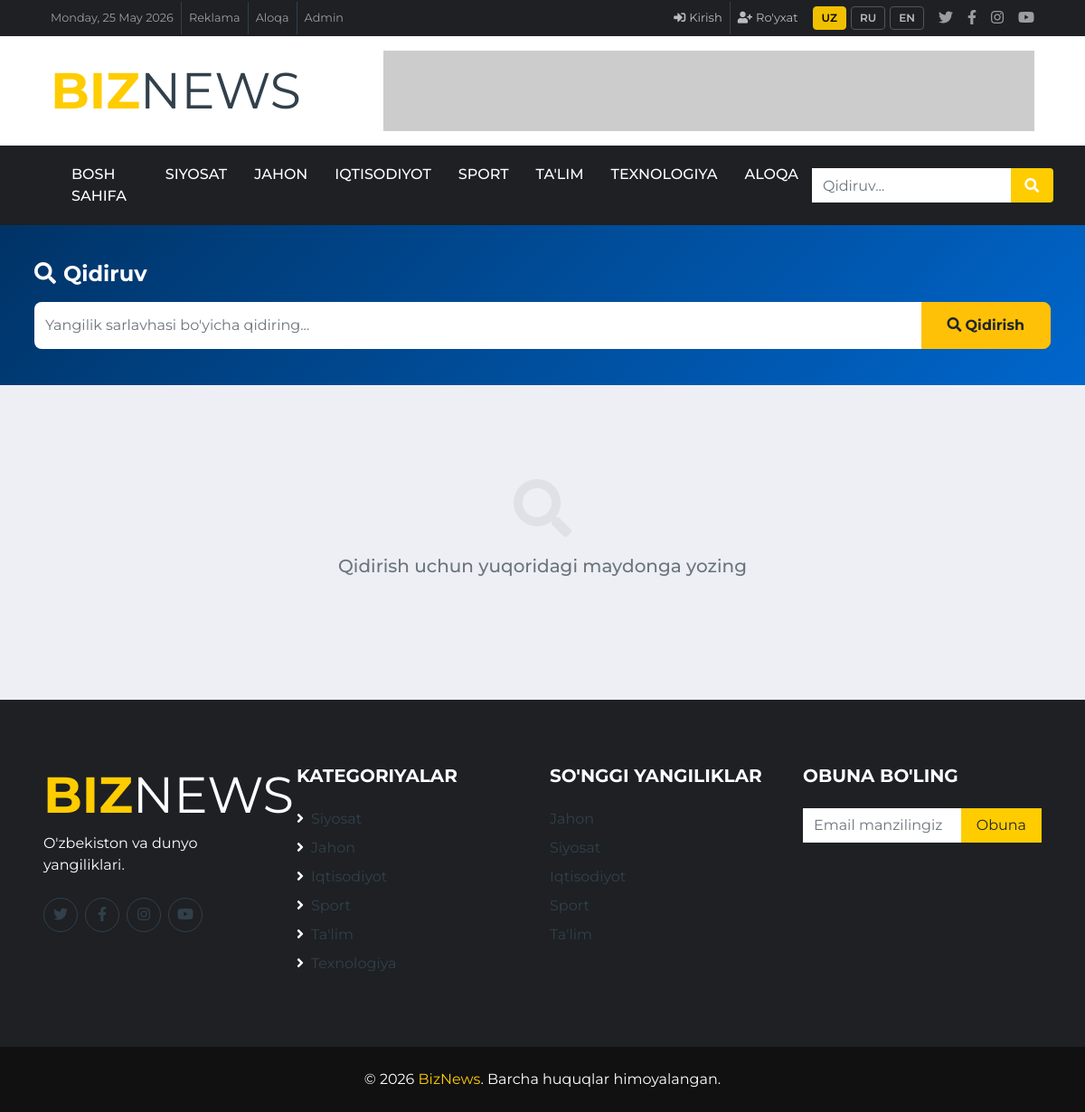
The app's page /search/ with its own data.
### app/models.py (models this page shows, shortened)
class Category(models.Model):
    name = models.CharField(max_length=100)
    slug = models.SlugField(unique=True)
    class Meta:
        verbose_name_plural = "Categories"

class News(models.Model):
    title      = models.CharField(max_length=300)
    slug       = models.SlugField(unique=True, blank=True)
    content    = models.TextField()
    category   = models.ForeignKey(Category, on_delete=models.CASCADE)
    image      = models.ImageField(upload_to='news/', blank=True, null=True)
    views      = models.IntegerField(default=0)
    is_breaking    = models.BooleanField(default=False)
    is_main_slider = models.BooleanField(default=False)
    created_at = models.DateTimeField(auto_now_add=True)

### app/views.py (the view)
# urls.py: path('search/',                  views.search,         name='search'),
def search(request):
    query   = request.GET.get('q', '').strip()
    results = News.objects.filter(title__icontains=query) if query else News.objects.none()
    ctx = base_ctx()
    ctx.update({'query': query, 'results': results, 'count': results.count()})
    return render(request, 'search.html', ctx)

### app/views.py (called while the page is built)
def base_ctx():
    return {
        'categories': Category.objects.all(),
        'latest_news': News.objects.all()[:5],
    }

### templates/search.html (shortened to what this page needs)
{% extends 'base.html' %}
{% load static %}
{% block content %}
<div class="search-hero">
    <div class="container">
        <h4 class="text-white font-weight-bold mb-3"><i class="fa fa-search mr-2"></i>Qidiruv</h4>
        <form method="get" action="{% url 'search' %}" class="search-form-wrap">
            <div class="input-group">
                <input type="text" name="q" value="{{ query }}"
                       class="form-control" placeholder="Yangilik sarlavhasi bo'yicha qidiring..."
                       autofocus autocomplete="off">
                <div class="input-group-append">
                    <button class="btn btn-warning font-weight-bold" type="submit">
                        <i class="fa fa-search mr-1"></i>Qidirish
                    </button>
                </div>
            </div>
        </form>
    </div>
</div>
<div class="container mt-4 mb-5">
    {% for news in results %}
    <div class="result-card">
        {% if news.image %}
        <img src="{{ news.image.url }}" alt="{{ news.title }}">
        {% else %}
        <div class="result-img-placeholder">
            <i class="fa fa-newspaper fa-2x text-muted"></i>
        </div>
        {% endif %}
        <div class="result-body">
            <div>
                <a class="badge badge-primary text-uppercase mb-1 d-inline-block"
                   href="{% url 'category_detail' news.category.slug %}">{{ news.category.name }}</a>
                <a href="{% url 'news_detail' news.pk %}" class="result-title d-block">
                    {{ news.title|truncatechars:90 }}
                </a>
            </div>
            <div class="text-muted" style="font-size:12px;">
                <i class="far fa-clock mr-1"></i>{{ news.created_at|date:"d M, Y" }}
                &nbsp;&bull;&nbsp;
                <i class="far fa-eye mr-1"></i>{{ news.views }} ko'rishlar
            </div>
        </div>
    </div>
    {% empty %}
    <div class="empty-state">
        <div><i class="fa fa-search"></i></div>
        {% if query %}
        <h5 class="text-muted">"{{ query }}" bo'yicha hech narsa topilmadi</h5>
        <p class="text-muted">Boshqa kalit so'z bilan urinib ko'ring</p>
        {% else %}
        <h5 class="text-muted">Qidirish uchun yuqoridagi maydonga yozing</h5>
        {% endif %}
    </div>
    {% endfor %}
</div>
{% endblock %}

### templates/base.html (shortened to what this page needs)
{% load static %}
<!DOCTYPE html>
<html lang="uz">
<head>
    <link href="https://cdnjs.cloudflare.com/ajax/libs/font-awesome/5.15.0/css/all.min.css" rel="stylesheet">
    <link href="https://stackpath.bootstrapcdn.com/bootstrap/4.4.1/css/bootstrap.min.css" rel="stylesheet">
    <link href="https://cdnjs.cloudflare.com/ajax/libs/OwlCarousel2/2.3.4/assets/owl.carousel.min.css" rel="stylesheet">
    <link href="https://cdnjs.cloudflare.com/ajax/libs/OwlCarousel2/2.3.4/assets/owl.theme.default.min.css" rel="stylesheet">
    <link href="{% static 'css/style.css' %}" rel="stylesheet">
</head>
<body>
<div class="container-fluid d-none d-lg-block">
    <div class="row align-items-center bg-dark px-lg-5">
        <div class="col-lg-7">
            <nav class="navbar navbar-expand-sm bg-dark p-0">
                <ul class="navbar-nav ml-n2">
                    <li class="nav-item border-right border-secondary">
                        <a class="nav-link text-body small" href="#">{% now "l, d F Y" %}</a>
                    </li>
                    <li class="nav-item border-right border-secondary">
                        <a class="nav-link text-body small" href="#">Reklama</a>
                    </li>
                    <li class="nav-item border-right border-secondary">
                        <a class="nav-link text-body small" href="{% url 'contact' %}">Aloqa</a>
                    </li>
                    <li class="nav-item">
                        <a class="nav-link text-body small" href="/admin/">Admin</a>
                    </li>
                </ul>
            </nav>
        </div>
        <div class="col-lg-5 text-right">
            <nav class="navbar navbar-expand-sm bg-dark p-0 justify-content-end">
                <ul class="navbar-nav mr-n2 align-items-center">
                    {% if user.is_authenticated %}
                    <li class="nav-item dropdown auth-dropdown mr-3">
                        <a class="nav-link auth-nav-link dropdown-toggle" href="#"
                            id="userDrop" data-toggle="dropdown">
                            <i class="fa fa-user-circle mr-1"></i><span translate="no">{{ user.username }}</span>
                        </a>
                        <div class="dropdown-menu dropdown-menu-right">
                            <div class="px-3 py-2 border-bottom">
                                <strong class="d-block">{{ user.get_full_name|default:user.username }}</strong>
                                <small class="text-muted">{{ user.email }}</small>
                            </div>
                            <a class="dropdown-item" href="{% url 'change_password' %}">
                                <i class="fa fa-key mr-2 text-warning"></i>Parol o'zgartirish
                            </a>
                            <div class="dropdown-divider"></div>
                            <a class="dropdown-item text-danger" href="{% url 'logout' %}">
                                <i class="fa fa-sign-out-alt mr-2"></i>Chiqish
                            </a>
                        </div>
                    </li>
                    {% else %}
                    <li class="nav-item border-right border-secondary">
                        <a class="nav-link auth-nav-link" href="{% url 'login' %}">
                            <i class="fa fa-sign-in-alt mr-1"></i>Kirish
                        </a>
                    </li>
                    <li class="nav-item mr-2">
                        <a class="nav-link auth-nav-link" href="{% url 'register' %}">
                            <i class="fa fa-user-plus mr-1"></i>Ro'yxat
                        </a>
                    </li>
                    {% endif %}
                    <li class="nav-item mr-2">
                        <div class="lang-switcher" translate="no">
                            <button class="lang-btn active" onclick="translateTo('uz', this)" translate="no">UZ</button>
                            <button class="lang-btn" onclick="translateTo('ru', this)" translate="no">RU</button>
                            <button class="lang-btn" onclick="translateTo('en', this)" translate="no">EN</button>
                        </div>
                    </li>
                    <li class="nav-item"><a class="nav-link text-body" href="#"><i class="fab fa-twitter"></i></a></li>
                    <li class="nav-item"><a class="nav-link text-body" href="#"><i class="fab fa-facebook-f"></i></a></li>
                    <li class="nav-item"><a class="nav-link text-body" href="#"><i class="fab fa-instagram"></i></a></li>
                    <li class="nav-item"><a class="nav-link text-body" href="#"><i class="fab fa-youtube"></i></a></li>
                </ul>
            </nav>
        </div>
    </div>
    <div class="row align-items-center bg-white py-3 px-lg-5">
        <div class="col-lg-4">
            <a href="{% url 'home' %}" class="navbar-brand p-0">
                <h1 class="m-0 display-4 text-uppercase text-primary" translate="no">Biz<span class="text-secondary font-weight-normal">News</span></h1>
            </a>
        </div>
        <div class="col-lg-8 text-right">
            <img class="img-fluid" src="https://via.placeholder.com/728x90?text=Reklama" alt="">
        </div>
    </div>
</div>
<div class="container-fluid p-0">
    <nav class="navbar navbar-expand-lg bg-dark navbar-dark py-2 py-lg-0 px-lg-5">
        <div class="collapse navbar-collapse justify-content-between px-lg-3" id="navbarCollapse">
            <div class="navbar-nav mr-auto py-0">
                <a href="{% url 'home' %}" class="nav-item nav-link {% if request.resolver_match.url_name == 'home' %}active{% endif %}">Bosh sahifa</a>
                {% for cat in categories %}
                <a href="{% url 'category_detail' cat.slug %}" class="nav-item nav-link">{{ cat.name }}</a>
                {% endfor %}
                <a href="{% url 'contact' %}" class="nav-item nav-link {% if request.resolver_match.url_name == 'contact' %}active{% endif %}">Aloqa</a>
            </div>
            <form method="get" action="{% url 'search' %}" class="input-group d-none d-lg-flex" style="width:280px;">
                <input type="text" name="q" value="{{ request.GET.q }}"
                       class="form-control border-0" placeholder="Qidiruv..." autocomplete="off">
                <div class="input-group-append">
                    <button class="input-group-text bg-primary text-white border-0 px-3" type="submit">
                        <i class="fa fa-search"></i>
                    </button>
                </div>
            </form>
        </div>
    </nav>
</div>
{% block content %}{% endblock %}
<div class="container-fluid bg-dark pt-5 px-sm-3 px-md-5 mt-5">
    <div class="row py-4">
        <div class="col-lg-3 col-md-6 mb-5">
            <a href="{% url 'home' %}">
               <h1 class="m-0 display-4 text-uppercase text-primary" translate="no">Biz<span class="text-white font-weight-normal">News</span></h1>
            </a>
            <p class="mt-2 text-white">O'zbekiston va dunyo yangiliklari.</p>
            <div class="d-flex mt-4">
                <a class="btn btn-outline-secondary rounded-circle text-center mr-2 px-0" style="width:38px;height:38px;" href="#"><i class="fab fa-twitter"></i></a>
                <a class="btn btn-outline-secondary rounded-circle text-center mr-2 px-0" style="width:38px;height:38px;" href="#"><i class="fab fa-facebook-f"></i></a>
                <a class="btn btn-outline-secondary rounded-circle text-center mr-2 px-0" style="width:38px;height:38px;" href="#"><i class="fab fa-instagram"></i></a>
                <a class="btn btn-outline-secondary rounded-circle text-center px-0" style="width:38px;height:38px;" href="#"><i class="fab fa-youtube"></i></a>
            </div>
        </div>
        <div class="col-lg-3 col-md-6 mb-5">
            <h5 class="text-white text-uppercase font-weight-bold mb-4">Kategoriyalar</h5>
            {% for cat in categories %}
            <a class="d-block text-secondary mb-2" href="{% url 'category_detail' cat.slug %}">
                <i class="fa fa-angle-right text-white mr-2"></i>{{ cat.name }}
            </a>
            {% endfor %}
        </div>
        <div class="col-lg-3 col-md-6 mb-5">
            <h5 class="text-white text-uppercase font-weight-bold mb-4">So'nggi yangiliklar</h5>
            {% for article in latest_news %}
            <a class="d-block text-secondary mb-2" href="{% url 'news_detail' article.pk %}">{{ article.title|truncatechars:50 }}</a>
            {% endfor %}
        </div>
        <div class="col-lg-3 col-md-6 mb-5">
            <h5 class="text-white text-uppercase font-weight-bold mb-4">Obuna bo'ling</h5>
            <div class="input-group">
                <input type="email" class="form-control border-0" placeholder="Email manzilingiz">
                <div class="input-group-append">
                    <button class="btn btn-primary px-3">Obuna</button>
                </div>
            </div>
        </div>
    </div>
</div>
<div class="container-fluid py-4" style="background:#111;">
    <p class="m-0 text-center text-white">&copy; 2026 <a class="text-primary" href="#">BizNews</a>. Barcha huquqlar himoyalangan.</p>
</div>
</body>
</html>

### templates/base.html (style rules this page uses)
.auth-nav-link { font-size: 13px; color: rgba(255,255,255,.7) !important; transition: color .2s; }
.lang-switcher { display:flex; gap:5px; align-items:center; }
.lang-btn { padding:3px 9px; border:1px solid #555; border-radius:4px; cursor:pointer; font-size:12px; background:transparent; color:rgba(255,255,255,.7); font-weight:600; }
.lang-btn:hover, .lang-btn.active { background:#f0c000; border-color:#f0c000; color:#000; }
body { top:0 !important; }

### templates/search.html (style rules this page uses)
.search-hero { background: linear-gradient(135deg,#003366,#0066cc); padding: 40px 0; }
.search-form-wrap .form-control { height: 52px; font-size: 16px; border-radius: 8px 0 0 8px; border: none; }
.search-form-wrap .btn { height: 52px; padding: 0 28px; border-radius: 0 8px 8px 0; font-size: 16px; }
.empty-state { text-align: center; padding: 80px 20px; }
.empty-state i { font-size: 64px; color: #dee2e6; margin-bottom: 20px; }

### records on screen
Category: name "SIYOSAT", name "Siyosat"
Category: name "JAHON", name "Jahon"
Category: name "IQTISODIYOT", name "Iqtisodiyot"
Category: name "SPORT", name "Sport"
Category: name "TA'LIM", name "Ta'lim"
Category: name "TEXNOLOGIYA", name "Texnologiya"
News: title "Jahon"
News: title "Siyosat"
News: title "Iqtisodiyot"
News: title "Sport"
News: title "Ta'lim"
